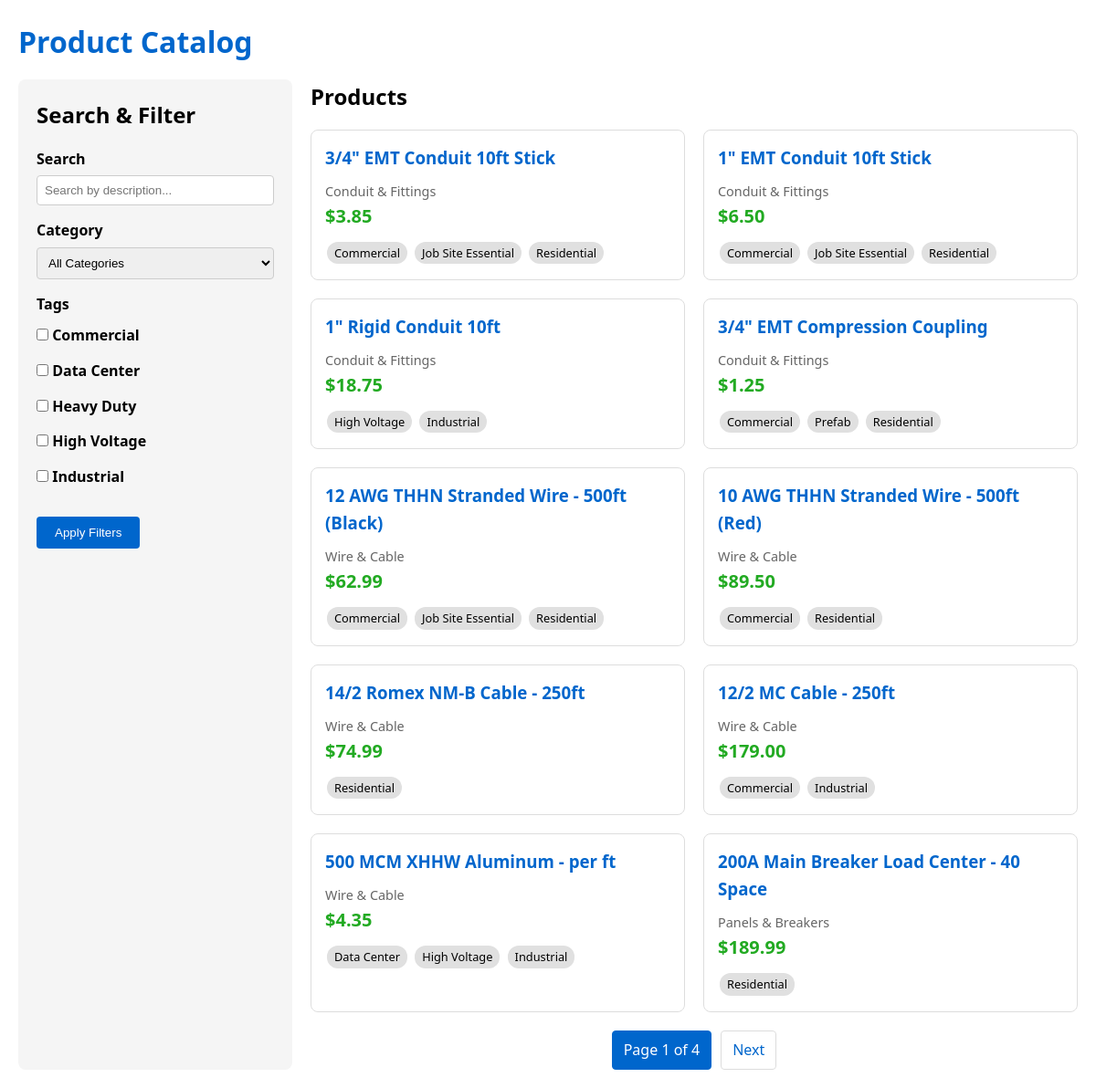
Screenshot of /products/ with the database file from the repository.
### products/models.py (models this page shows, shortened)
class TimeStampedModel(models.Model):
    created_at = models.DateTimeField(auto_now_add=True)
    updated_at = models.DateTimeField(auto_now=True)
    class Meta:
        abstract = True

class Product(TimeStampedModel):
    name = models.CharField(max_length=255)
    slug = models.SlugField(max_length=150, unique=True, blank=True)
    price = MoneyField(max_digits=14, decimal_places=2, currency_choices=Currency.choices)
    category = models.ForeignKey(
        Category,
        on_delete=models.PROTECT,
        related_name="products",
    )
    tags = models.ManyToManyField(
        Tag,
        blank=True,
        related_name="products",
    )
    description = models.TextField(blank=True)
    is_active = models.BooleanField(default=True)
    class Meta:
        ordering = ["-created_at"]

class Category(TimeStampedModel):
    name = models.CharField(max_length=255, unique=True)
    slug = models.SlugField(max_length=150, unique=True, blank=True)
    description = models.TextField(blank=True)
    class Meta:
        verbose_name_plural = "categories"
        ordering = ["name"]
    def __str__(self) -> str:
        return self.name

class Tag(TimeStampedModel):
    name = models.CharField(max_length=255, unique=True)
    slug = models.SlugField(max_length=150, unique=True)
    class Meta:
        ordering = ["name"]
    def __str__(self) -> str:
        return self.name

### products/views.py (the view)
# urls.py: path("", views.ProductListView.as_view(), name="product_list"),
class ProductListView(ListView):
    model = Product
    tempalte_name = "products/product_list.html"
    context_object_name = "products"
    paginate_by = 10
    def get_queryset(self):
        queryset = Product.objects.filter(
            is_active=True
        ).select_related(
            "category"
        ).prefetch_related(
            "tags"
        )
        search_query = self.request.GET.get("search", "").strip()
        category_id = self.request.GET.get("category", "")
        tag_ids = self.request.GET.getlist("tags")  # getlist for multiple tags
        queryset = queryset.filter( # using Q for AND OR operations, Or here incase user can't remember name of product
                Q(description__icontains=search_query) |
                Q(name__icontains=search_query)
            )
        if category_id: # single underscore, no need for JOIN since indexed
            queryset = queryset.filter(category_id=category_id)
        for tag_id in tag_ids:
            if tag_id: # double under score for AND
                queryset = queryset.filter(tags__id=tag_id)
        return queryset.distinct()
    def get_context_data(self, **kwargs):
        context = super().get_context_data(**kwargs)
        initial_data = {
            "search": self.request.GET.get("search", ""),
            "category": self.request.GET.get("category", ""),
            "tags": self.request.GET.getlist("tags"),
        }
        context["filter_form"] = ProductFilterForm(initial=initial_data)
        context["active_filters"] = any(initial_data.values())
        return context

### products/forms.py
class ProductFilterForm(forms.Form):
    search = forms.CharField(
        required=False,  # Optional - user doesn't have to search
        widget=forms.TextInput(attrs={
            "placeholder": "Search by description...",
            "class": "form-control",  # <- ai generated, for css bootstrap
        }),
    )
    category = forms.ModelChoiceField(
        queryset=Category.objects.all(),
        required=False,
        empty_label="All Categories",
        widget=forms.Select(attrs={"class": "form-control"}), # <-- ai generated
    )
    tags = forms.ModelMultipleChoiceField(
        queryset=Tag.objects.all(),
        required=False,
        widget=forms.CheckboxSelectMultiple(), # <- ai generated suggestioin for better UI
    )

### products/templates/products/product_list.html (shortened to what this page needs)
{% extends "base.html" %}
{% block content %}
<div class="container">
    <aside class="sidebar">
        <h2>Search & Filter</h2>
        <form method="get" action="{% url 'products:product_list' %}">
            <div class="form-group">
                <label for="id_search">Search</label>
                {{ filter_form.search }}
            </div>
            <div class="form-group">
                <label for="id_category">Category</label>
                {{ filter_form.category }}
            </div>
            <div class="form-group">
                <label>Tags</label>
                <div class="checkbox-list">
                    {{ filter_form.tags }}
                </div>
            </div>
            <button type="submit" class="btn">Apply Filters</button>
        </form>
    </aside>
    <section class="main">
        <h2>
            Products
        </h2>
        {% if products %}
        <div class="product-grid">
            {% for product in products %}
            <article class="product-card">
                <h3><a href="{{ product.get_absolute_url }}">{{ product.name }}</a></h3>
                <p class="category">{{ product.category.name }}</p>
                <p class="price">${{ product.price }}</p>
                {% if product.tags.all %}
                <div class="tags">
                    {% for tag in product.tags.all %}
                    <span class="tag">{{ tag.name }}</span>
                    {% endfor %}
                </div>
                {% endif %}
            </article>
            {% endfor %}
        </div>
        {% if page_obj.has_other_pages %}
        <nav class="pagination">
            <span class="current">Page {{ page_obj.number }} of {{ page_obj.paginator.num_pages }}</span>
            {% if page_obj.has_next %}
            <a href="?{% for key, value in request.GET.items %}{% if key != 'page' %}{{ key }}={{ value }}&{% endif %}{% endfor %}page={{ page_obj.next_page_number }}">Next</a>
            {% endif %}
        </nav>
        {% endif %}
        {% endif %}
    </section>
</div>
{% endblock %}

### products/templates/base.html (shortened to what this page needs)
<!DOCTYPE html>
<html lang="en">
<head>
</head>
<body>
    <header>
        <h1><a href="{% url 'products:product_list' %}">Product Catalog</a></h1>
    </header>
    <main>
        {% block content %}{% endblock %}
    </main>
</body>
</html>

### products/templates/base.html (style rules this page uses)
* { box-sizing: border-box; margin: 0; padding: 0; }
body { font-family: system-ui, -apple-system, sans-serif; line-height: 1.6; padding: 20px; max-width: 1200px; margin: 0 auto; }
h1, h2 { margin-bottom: 1rem; }
a { color: #0066cc; text-decoration: none; }
.container { display: grid; grid-template-columns: 300px 1fr; gap: 20px; }
.sidebar { background: #f5f5f5; padding: 20px; border-radius: 8px; }
.form-group { margin-bottom: 15px; }
.form-group label { display: block; font-weight: bold; margin-bottom: 5px; }
.form-control { width: 100%; padding: 8px; border: 1px solid #ccc; border-radius: 4px; }
.btn { padding: 10px 20px; background: #0066cc; color: white; border: none; border-radius: 4px; cursor: pointer; }
.product-grid { display: grid; grid-template-columns: repeat(auto-fill, minmax(280px, 1fr)); gap: 20px; }
.product-card { border: 1px solid #ddd; border-radius: 8px; padding: 15px; }
.product-card h3 { margin-bottom: 10px; }
.product-card .price { font-size: 1.25rem; font-weight: bold; color: #2a2; }
.product-card .category { color: #666; font-size: 0.9rem; }
.product-card .tags { margin-top: 10px; }
.tag { display: inline-block; background: #e0e0e0; padding: 2px 8px; border-radius: 12px; font-size: 0.8rem; margin: 2px; }
.checkbox-list { max-height: 200px; overflow-y: auto; }
.checkbox-list label { display: block; padding: 4px 0; }
.pagination { margin-top: 20px; display: flex; gap: 10px; justify-content: center; }
.pagination a, .pagination span { padding: 8px 12px; border: 1px solid #ddd; border-radius: 4px; }
.pagination .current { background: #0066cc; color: white; border-color: #0066cc; }

### rows the page displays
Product: name "3/4\" EMT Conduit 10ft Stick", category.name "Conduit & Fittings", price "3.85"
Tag: name "Commercial"
Tag: name "Job Site Essential"
Tag: name "Residential"
Product: name "1\" EMT Conduit 10ft Stick", category.name "Conduit & Fittings", price "6.50"
Product: name "1\" Rigid Conduit 10ft", category.name "Conduit & Fittings", price "18.75"
Tag: name "High Voltage"
Tag: name "Industrial"
Product: name "3/4\" EMT Compression Coupling", category.name "Conduit & Fittings", price "1.25"
Tag: name "Prefab"
Product: name "12 AWG THHN Stranded Wire - 500ft (Black)", category.name "Wire & Cable", price "62.99"
Product: name "10 AWG THHN Stranded Wire - 500ft (Red)", category.name "Wire & Cable", price "89.50"
Product: name "14/2 Romex NM-B Cable - 250ft", category.name "Wire & Cable", price "74.99"
Product: name "12/2 MC Cable - 250ft", category.name "Wire & Cable", price "179.00"
Product: name "500 MCM XHHW Aluminum - per ft", category.name "Wire & Cable", price "4.35"
Tag: name "Data Center"
Product: name "200A Main Breaker Load Center - 40 Space", category.name "Panels & Breakers", price "189.99"

### other values shown
{{ page_obj.number }} "1"
{{ page_obj.paginator.num_pages }} "4"
